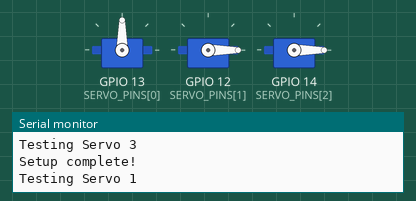
The program below on a simulated ESP32. Parts: 3 × servo, the last lines printed to the serial monitor. WiFi joins after 1.5 s; servers stay silent unless stated.

Above: at 10.05 s.
At 12.45 s:
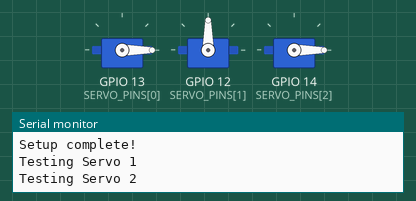
At 14.95 s:
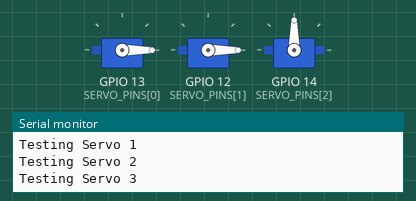
At 25.95 s:
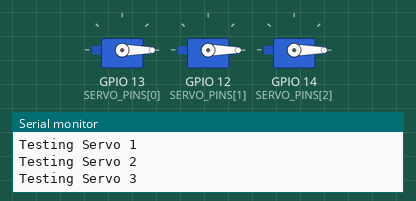
Timing chart, 0 to 30.8 s (numbered marks = the images above):
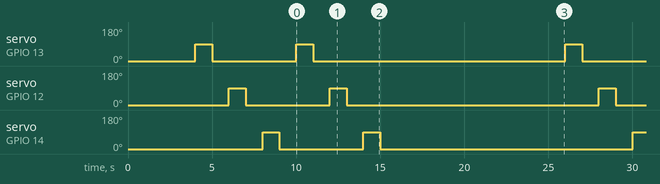

The program:

main.cpp
```cpp
#include <Arduino.h>
#include <WiFi.h>
#include <ESP32Servo.h>

// WiFi credentials
const char* ssid = "YOUR_WIFI_SSID";      // Replace with your WiFi name
const char* password = "YOUR_WIFI_PASSWORD"; // Replace with your WiFi password

// Servo configuration
const int SERVO_PINS[] = {13, 12, 14};  // GPIO pins for servo motors
const int NUM_SERVOS = 3;
Servo servos[NUM_SERVOS];

// Servo positions
const int CLOSED_POSITION = 0;
const int OPEN_POSITION = 90;

void setupWiFi() {
    WiFi.begin(ssid, password);
    Serial.print("Connecting to WiFi");

    while (WiFi.status() != WL_CONNECTED) {
        delay(500);
        Serial.print(".");
    }

    Serial.println("\nWiFi Connected!");
    Serial.print("IP Address: ");
    Serial.println(WiFi.localIP());
}

void setupServos() {
    ESP32PWM::allocateTimer(0);
    ESP32PWM::allocateTimer(1);
    ESP32PWM::allocateTimer(2);
    ESP32PWM::allocateTimer(3);

    for (int i = 0; i < NUM_SERVOS; i++) {
        servos[i].setPeriodHertz(50);
        servos[i].attach(SERVO_PINS[i], 500, 2400);
        servos[i].write(CLOSED_POSITION);
        delay(500);
    }
}

void testServos() {
    // Test each servo
    for (int i = 0; i < NUM_SERVOS; i++) {
        Serial.print("Testing Servo ");
        Serial.println(i + 1);

        // Open
        servos[i].write(OPEN_POSITION);
        delay(1000);

        // Close
        servos[i].write(CLOSED_POSITION);
        delay(1000);
    }
}

void setup() {
    Serial.begin(115200);
    delay(1000);
    Serial.println("\nESP32 Pill Dispenser Starting...");

    setupServos();
    Serial.println("Servos initialized");

    setupWiFi();

    // Test servos after setup
    Serial.println("Testing servos...");
    testServos();

    Serial.println("Setup complete!");
}

void loop() {
    // For now, just test servos every 10 seconds
    testServos();
    delay(10000);
} 
```

Measured:
- by itself, servo on GPIO 13 (SERVO_PINS[0]), servo on GPIO 12 (SERVO_PINS[1]), servo on GPIO 14 (SERVO_PINS[2]): goes 90° 1.0 s, 0° 5.0 s, 90° 1.0 s, 0° 15.0 s, 90° 1.0 s, then 0°
